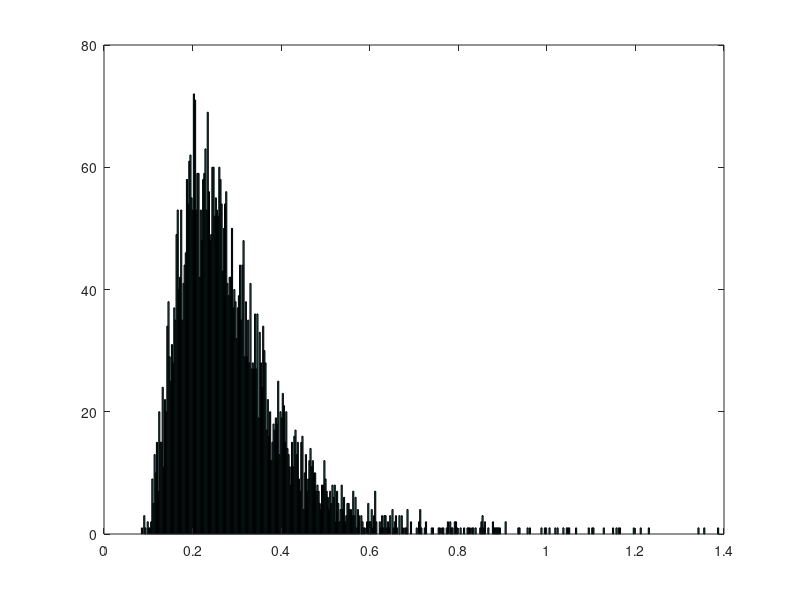

The MATLAB source for this figure: (Note: this script raises an error after producing the figure.)
%1.
% log L = n log l - l Sum x_i 
% d log L / d l = n / l - Sum x_i = 0 
% l = 1/x_bar

%2.
function mu_lambda_avg = ex_3_2 ()
    M = 5000;
    n = 7;
    lambda = 4;
   
    % M columns of n rows
    S = exprnd(lambda, n, M);

    % sum(S) returns vector of the sums of columns
    mu_lambda = arrayfun(@(x) n/x, sum(S));

    mu_lambda_avg = sum(mu_lambda)/M
    hist(mu_lambda, 500);
    end4
    
